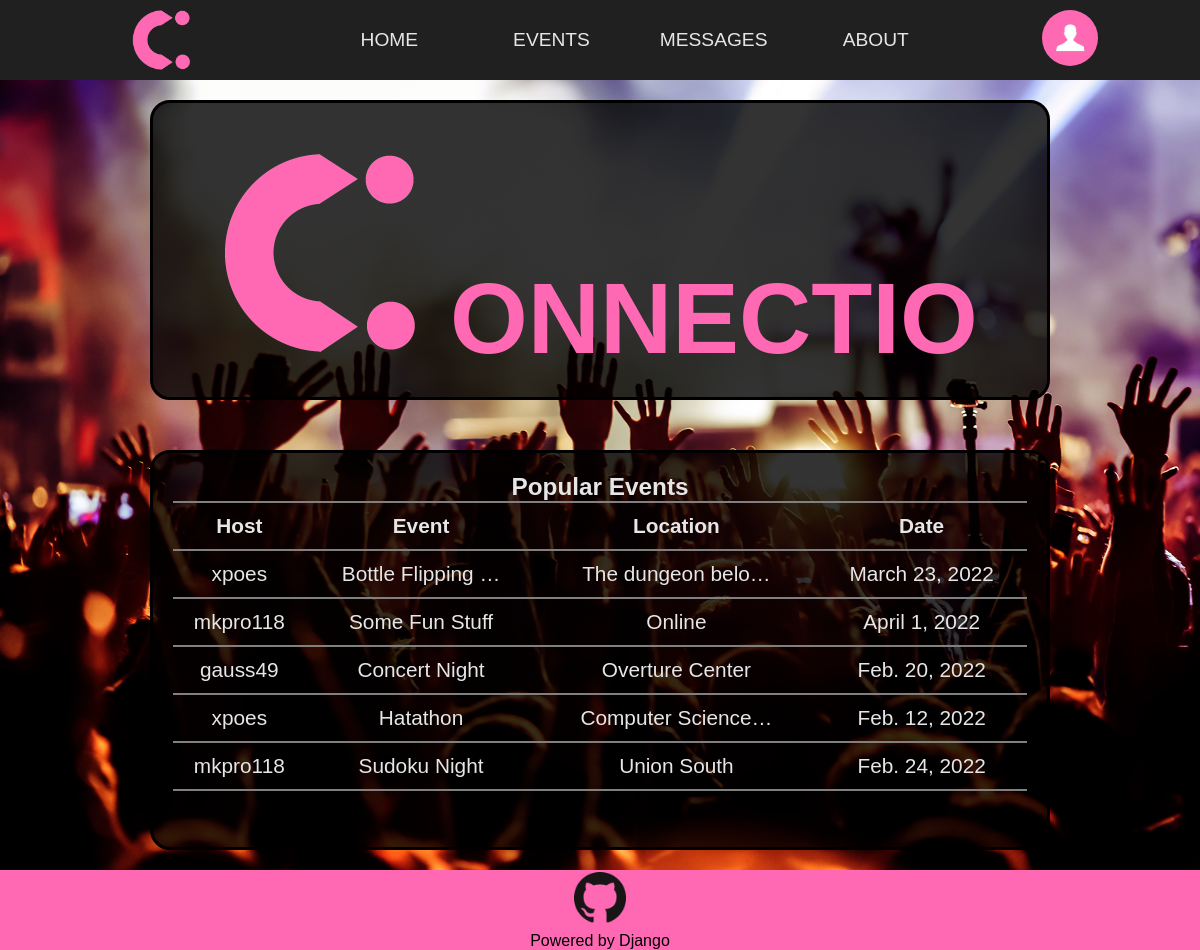
The page / (signed in) on the database its author committed.
### users/models.py (models this page shows, shortened)
class NewUser(AbstractBaseUser, PermissionsMixin):
    username = models.CharField(max_length=200, blank=False, unique=True)
    email = models.EmailField(max_length=200, blank=False, unique=True)
    date_joined = models.DateField(default=timezone.now)
    is_staff = models.BooleanField(default=False)
    is_active = models.BooleanField(default=True)
    objects = NewAccountManager()
    USERNAME_FIELD = 'username'
    REQUIRED_FIELDS = ['email']
    def __str__(self):
        return self.username

class Profile(models.Model):
    username = models.OneToOneField(NewUser, on_delete=models.CASCADE)
    name = models.CharField(max_length=200, default='anonymous', blank=True, unique=False)
    image = models.ImageField(default='default.jpg', upload_to='profile_pics')
    bio = models.CharField(max_length=200, blank=True)
    location = models.CharField(max_length=300, blank=True)

### interface/models.py (models this page shows, shortened)
class Events(models.Model):
    title = models.CharField(max_length=200, blank=False, unique=True, default='')
    date = models.DateField(blank=True, null=True)
    location = models.CharField(max_length=300, blank=False, unique=False, default='')
    attendance_count = models.IntegerField(blank=False, default=1)
    description = models.CharField(max_length=500, blank=False, default='')
    cost = models.IntegerField(blank=True, default=0)
    capacity = models.IntegerField(blank=True, default=0)
    host = models.ForeignKey(NewUser, on_delete=models.CASCADE)

### interface/views.py (the view)
# urls.py: 2. Add a URL to urlpatterns:  path('', views.home, name='home')
def home(request):
    events = Events.objects.all().order_by('-attendance_count')
    events = events[:5] if len(events) > 5 else events
    context = {
        'site_title': 'Connectio',
        'events': events,
    }
    return render(request, 'interface/home.html', context)

### interface/templates/interface/home.html (shortened to what this page needs)
{% extends 'interface/base.html' %}
{% load static %}
{% block styles %}
    <link rel="stylesheet" href="{% static 'interface/home.css' %}">
{% endblock styles %}
{% block content %}
<div class="box">
    <h2><img src = "static/interface/images/connectio-pink-logo.png" class="logo">
        ONNECTIO</h2>
</div>
<div class="box2">
    <div class="row">
        <div class="row2">
            <h3>Popular Events</h3>
            <table>
                <tr>
                    <th>
                        Host
                    </th>
                    <th>
                        Event
                    </th>
                    <th>
                        Location
                    </th>
                    <th>
                        Date
                    </th>
                </tr>
            {% for event in events %}
                <tr
                data-title="{{event.title}}"
                data-date="{{event.date}}"
                data-location="{{event.location}}"
                data-host="{{event.host}}"
                data-description="{{event.description}}"
                data-attendance="{{event.attendance_count}}"
                data-cost="{{event.cost}}"
                data-capacity="{{event.capacity}}"
                >
                    <td data-title>{{ event.host|truncatechars:12 }}</td><td>{{ event.title|truncatechars:17 }}</td> <td>{{ event.location|truncatechars:17 }}</td>  <td>{{     event.date }}</td>
                </tr>
                {% endfor %}
            </table>
        </div>
    </div>
</div>
{% endblock content %}

### interface/templates/interface/base.html (shortened to what this page needs)
{% load static %}
<!DOCTYPE html>
<html lang="en">
<head>
    <link rel="stylesheet" href="{% static 'interface/main.css' %}">
    {% block styles %}
    {% endblock styles %}
</head>
<body>
    <header>
        <nav>
            <ul>
                <li class="logo-container" title="Home">
                    <a href="{% url 'home' %}">
                    </a>
                </li>
                <li class="home-container">
                    <a class="nav-links" href="{% url 'home' %}">
                        home
                    </a>
                </li>
                <li class="events-container">
                    <a class="nav-links" href="{% url 'events' %}">
                        events
                    </a>
                </li>
                <li class="messages-container">
                    <a class="nav-links" href="{% url 'chat-home' %}">
                        messages
                    </a>
                </li>
                <li class="about-container">
                    <a class="nav-links" href="{% url 'about' %}">
                        about
                    </a>
                </li>
                {% if user.is_authenticated %}
                    <li class="profile-container">
                        <a class="nav-links" href="{% url 'profile' request.user.profile.username %}">
                            <img src="{{ request.user.profile.image.url }}" alt="user image">
                        </a>
                    </li>
                {% endif %}
            </ul>
        </nav>
    </header>
    <main>
        {% block content %}
        {% endblock content %}
    </main>
    <footer>
        <a href="https://github.com/mkpro118/hatathon-v2" target="_blank" title="Links to GitHub">
        </a>
        <p>Powered by Django</p>
    </footer>
</body>
</html>

### interface/static/interface/main.css (style rules this page uses)
*, *::before, *::after { margin: 0; padding: 0; box-sizing: border-box; }
:root { --background-color: hsl(0, 0%, 12.5%); --font-color: hsl(0, 0%, 90%); height: 100%; width: 100%; font-family: Verdana, Tahoma, sans-serif; }
body { height: 100%; width: 100%; background: var(--background-color); }
header { height: 10vh; }
nav, ul { height: 100%; margin-inline: 1rem; }
nav > ul { text-transform: uppercase; }
ul { list-style: none; display: flex; gap: 2em; align-items: center; justify-content: space-between; }
li.logo-container { flex: 2; display: flex; justify-content: center; align-items: center; }
li.home-container, li.events-container, li.messages-container, li.about-container, li.profile-container { flex: 1; text-align: center; color: var(--font-color); }
li.profile-container { flex: 1.5; }
li.profile-container img { aspect-ratio: 1 / 1; height: 7vh; border-radius: 50%; }
li.logo-container > a { background: url('images/connectio-pink-logo.png'); aspect-ratio: 1 / 1; display: inline-block; height: calc(0.75 * 10vh); background-size: cover; }
.nav-links { text-align: center; text-decoration: none; color: var(--font-color); font-size: 1.2rem; position: relative; }
.nav-links:not([href*="profile"])::after { position: absolute; content: ""; inset: 0; top: calc(100% - 2px); background: hotpink; width: 100%; transform: scaleX(0); transition: transform 500ms ease-in-out; transform-origin: center center; }
main { min-height: calc(100% - calc(10vh + 10vh)); background: url('images/event.jpg'); background-size: cover; background-position: center; }
footer { height: 10vh; background: hotpink; display: flex; gap: 0.5em; flex-direction: column; justify-content: center; align-items: center; }
footer > a { background: url('./images/github-logo.png'); background-size: contain; background-position: center center; flex: 3; aspect-ratio: 1 / 1; margin-top: 2px; }
footer > p { flex: 1; }

### interface/static/interface/home.css (style rules this page uses)
main { display:flex; justify-content: center; align-items:center; font-size:1.3rem; flex-direction:column; padding-top:20px; padding-bottom:20px; }
.logo { height:200px; width:200px; margin-top:50px; }
h2 { color:hotpink; font-size:100px; }
.box { height: 300px; width: 900px; color:var(--font-color); border: solid 3px black; text-align: center; background: rgba(0, 0, 0, 0.8); border-radius:20px; }
.box2 { height: 400px; width: 900px; color:var(--font-color); border: solid 3px black; text-align: center; background: rgba(0, 0, 0, 0.8); border-radius:20px; margin-top:50px; }
.row { margin: 20px; height:90%; display: flex; align-items: center; justify-content: space-between; }
.row2 { flex-basis: 950px; border-radius: 10px; width: 400px; height: 100%; overflow: auto; overflow-x: hidden; }
table { width: 100%; height: 100%%; border-collapse: collapse; }
table tr { height: 3rem; border-top: 2px solid grey; }
table tr:last-child { border-bottom: 2px solid grey; }

### rows shown on the page
NewUser: user.profile.image (placeholder picture)
Events: host "xpoes", title "Bottle Flipping …", location "The dungeon belo…", date "March 23, 2022"
Events: host "mkpro118", title "Some Fun Stuff", location "Online", date "April 1, 2022"
Events: host "gauss49", title "Concert Night", location "Overture Center", date "Feb. 20, 2022"
Events: host "xpoes", title "Hatathon", location "Computer Science…", date "Feb. 12, 2022"
Events: host "mkpro118", title "Sudoku Night", location "Union South", date "Feb. 24, 2022"
